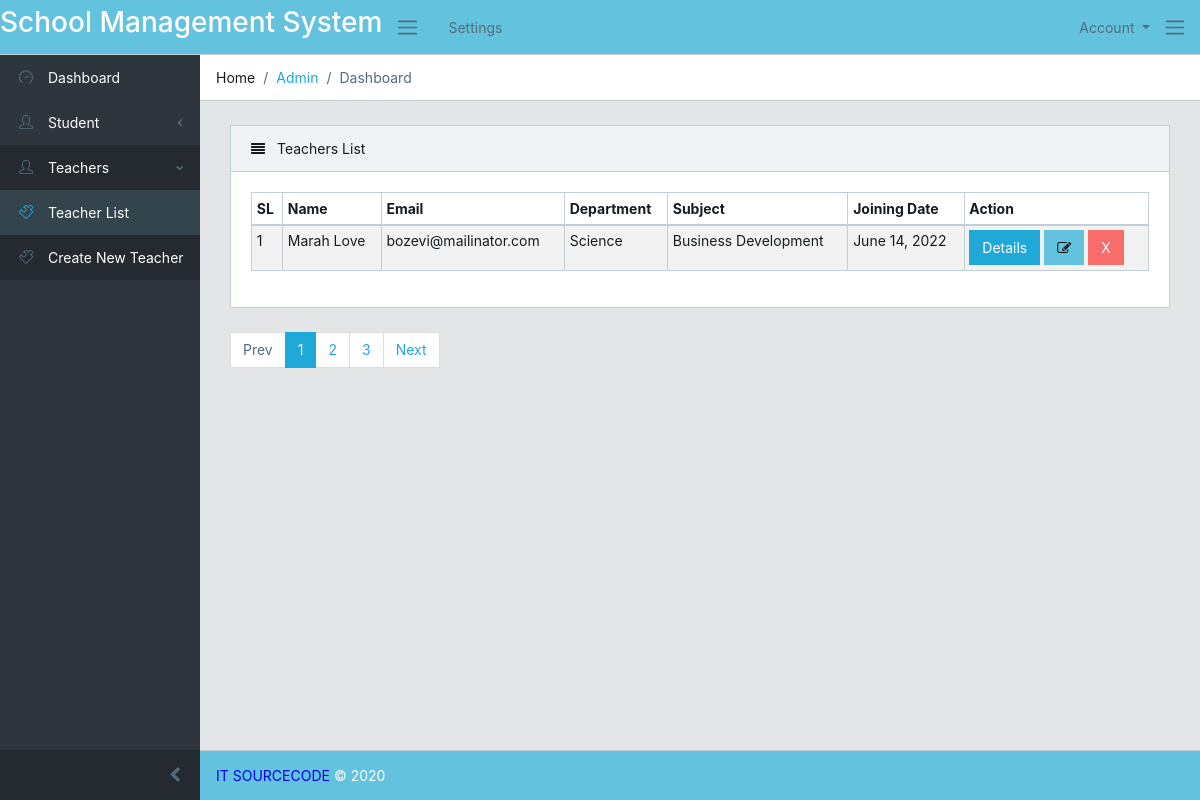
Page /teachers/allteachers/ on the committed database.
### teachers/models.py (models this page shows, shortened)
class TeacherInfo(models.Model):
    name = models.CharField(max_length=100)
    email = models.EmailField(unique=True)
    age = models.IntegerField()
    gender_choice = (
        ("male", "Male"),
        ("Female", "Female"),
    )
    gender = models.CharField(choices=gender_choice, max_length=10)
    teacher_img = models.ImageField(upload_to='photos/%Y/%m/%d/')
    passing_year = models.CharField(max_length=100)
    joining_date = models.DateField()
    dept_type = models.ForeignKey(TeacherDeptInfo, on_delete=models.CASCADE)
    sub_type = models.ForeignKey(TeacherSubInfo, on_delete=models.CASCADE)
    salary = models.IntegerField()

class TeacherDeptInfo(models.Model):
    dept_name = models.CharField(max_length=50)
    def __str__(self):
        return self.dept_name

class TeacherSubInfo(models.Model):
    sub_name = models.CharField(max_length=50)
    def __str__(self):
        return self.sub_name

### teachers/views.py (the view)
# urls.py: path('allteachers/', views.teacher_list, name='teacher_list'),
def teacher_list(request):
    teachers = TeacherInfo.objects.all()
    paginator = Paginator(teachers, 1)
    page = request.GET.get('page')
    paged_teachers = paginator.get_page(page)
    context = {
        "teachers": paged_teachers
    }
    return render(request, "teachers/teacher_list.html", context)

### templates/teachers/teacher_list.html (shortened to what this page needs)
{% extends 'base/base.html' %}
{% load static %}
{% block content %}
<div class="row">
    <div class="col-lg-12">
        <div class="card">
            <div class="card-header">
                <i class="fa fa-align-justify"></i> Teachers List</div>
            <div class="card-body">
                <table class="table table-responsive-sm table-bordered table-striped table-sm">
                    <thead>
                        <tr>
                            <th>SL</th>
                            <th>Name</th>
                            <th>Email</th>
                            <th>Department</th>
                            <th>Subject</th>
                            <th>Joining Date</th>
                            <th>Action</th>
                        </tr>
                    </thead>
                    <tbody>
                        {% for teacher in teachers %}
                            <tr>
                                <td>{{ forloop.counter }}</td>
                                <td>{{ teacher.name }}</td>
                                <td>{{ teacher.email }}</td>
                                <td>{{ teacher.dept_type }}</td>
                                <td>{{ teacher.sub_type }}</td>
                                <td>{{ teacher.joining_date }}</td>
                                <td>
                                    <a href="{% url 'single_teacher' teacher.id %}">
                                        <button type="button" class="btn btn-primary">Details</button>
                                    </a>
                                    <a href="{% url 'edit_teacher' teacher.id %}">
                                        <button type="button" class="btn btn-info"><i class="fa fa-edit"></i></button>
                                    </a>
                                    <a href="{% url 'delete_teacher' teacher.id %}">
                                        <button type="button" class="btn btn-danger">X</button>
                                    </a>
                                </td>
                            </tr>
                        {% endfor %}
                    </tbody>
                </table>
            </div>
        </div>
    </div>
</div>
<div class="row">
    <div class="col-md-12">
        {% if teachers.has_other_pages %}
            <ul class="pagination">
                {% if teachers.has_previous %}
                    <li class="page-item">
                        <a href="?page={{teachers.previous_page_number}}" class="page-link">Prev</a>
                    </li>
                {% else %}
                    <li class="page-item disabled">
                        <a class="page-link">Prev</a>
                    </li>
                {% endif %}
                {% for i in teachers.paginator.page_range %}
                    {% if teachers.number == i %}
                        <li class="page-item active">
                            <a class="page-link">{{ i }}</a>
                        </li>
                    {% else %}
                        <li class="page-item">
                            <a href="?page={{ i }}" class="page-link">{{ i }}</a>
                        </li>
                    {% endif %}
                {% endfor %}
                {% if teachers.has_next %}
                    <li class="page-item">
                        <a href="?page={{teachers.next_page_number}}" class="page-link">Next</a>
                    </li>
                {% else %}
                    <li class="page-item disabled">
                        <a class="page-link">Next</a>
                    </li>
                {% endif %}
            </ul>
        {% endif %}
    </div>
</div>
{% endblock %}

### rows in the picture
TeacherInfo: name "Marah Love", email "bozevi@mailinator.com", dept_type "Science", sub_type "Business Development", joining_date "June 14, 2022"

### other values in the picture
{{ i }} "1"
{{ i }} "2" "3"
